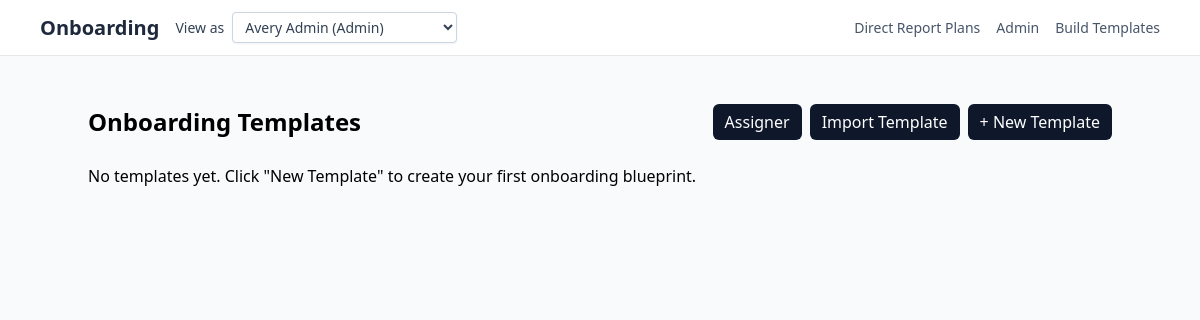
The page /templates on the database as committed earlier.
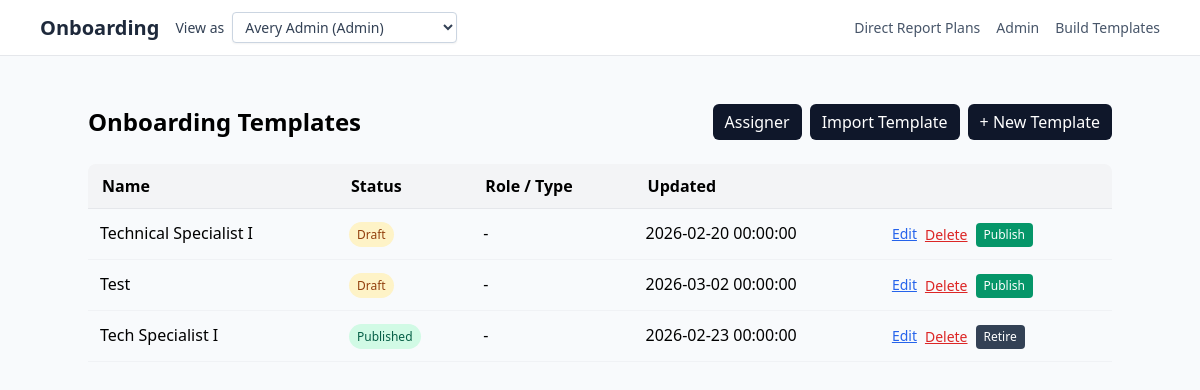
The same page on the database as committed later.
### Onboarding/models.py (models this page shows, shortened)
class OnboardingTemplate(db.Model):
    __tablename__ = "onboarding_templates"
    id = db.Column(db.Integer, primary_key=True)
    name = db.Column(db.String(200), nullable=False)
    description = db.Column(db.Text, nullable=True)
    status = db.Column(
        db.String(32),
        nullable=False,
        default=TemplateStatusEnum.DRAFT.value,
    )
    target_role = db.Column(db.String(120), nullable=True)  # e.g. 'Engineer'
    department = db.Column(db.String(120), nullable=True)
    location = db.Column(db.String(120), nullable=True)
    estimated_duration_days = db.Column(db.Integer, nullable=True)
    version = db.Column(db.String(50), nullable=True)
    created_by_id = db.Column(db.Integer, db.ForeignKey("users.id"), nullable=True)
    created_by = db.relationship("User", backref="created_templates")
    created_at = db.Column(db.DateTime, nullable=False, default=date.today)
    updated_at = db.Column(
        db.DateTime,
        nullable=False,
        default=date.today,
        onupdate=date.today,
    )
    sections = db.relationship(
        "TemplateSection",
        back_populates="template",
        lazy="selectin",
        cascade="all, delete-orphan",
        order_by="TemplateSection.order_index.asc()",
    )

### app.py (the view)
@app.get("/templates")
def templates_dashboard():
    user = current_user()
    require_builder_or_admin(user)
    templates = OnboardingTemplate.query.order_by(
        OnboardingTemplate.status.asc(),
        OnboardingTemplate.name.asc(),
    ).all()
    return render_template(
        "templates_dashboard.html",
        user=user,
        templates=templates,
    )

### app.py (called while the page is built, shortened)
def current_user() -> User:
    email = (
        request.headers.get("X-User-Email")
        or request.args.get("as_user")
        or session.get("as_user")
    )
    query = User.query.options(selectinload(User.onboarding_plan))
    user = query.order_by(User.id.asc()).first()
    if not user:
        abort(404, description="No users available")
    return user

def require_builder_or_admin(user: User):
    allowed = {RoleEnum.BUILDER.value, RoleEnum.ADMIN.value}
    if user.role not in allowed:
        abort(403)

@app.context_processor
def inject_markdown_renderer():
    return dict(render_markdown=render_markdown)

@app.context_processor
def inject_user():
    u = session.get("user")
    return {"user": u or {"role": "guest"}}

@app.context_processor
def inject_user_switcher():
    users = User.query.order_by(User.role.asc(), User.full_name.asc()).all()
    active_user = None
    try:
        active_user = current_user()
    except Exception:
        active_user = None
    return {
        "switchable_users": users,
        "nav_current_user": active_user,
    }

### templates/templates_dashboard.html
{% extends "base.html" %}
{% block content %}
  <div class="max-w-5xl mx-auto py-8">
    <div class="flex items-center justify-between mb-6">
      <h1 class="text-2xl font-bold">Onboarding Templates</h1>
      <div class="flex items-center gap-2">
        <a href="{{ url_for('assign_plan') }}" class="btn btn-primary">
          Assigner
        </a>
        {% if user.role in ["builder", "admin"] %}
          <a href="{{ url_for('import_template_form') }}"
             class="btn btn-primary">
            Import Template
          </a>
          <a href="{{ url_for('new_template_form') }}"
             class="btn btn-primary">
            + New Template
          </a>
        {% endif %}
      </div>
    </div>
    {% if templates %}
      <table class="table">
        <thead>
          <tr>
            <th>Name</th>
            <th>Status</th>
            <th>Role / Type</th>
            <th>Updated</th>
            <th></th>
          </tr>
        </thead>
        <tbody>
          {% for tpl in templates %}
            <tr>
              <td>{{ tpl.name }}</td>
              <td>
                {% if tpl.status == "published" %}
                  <span class="px-2 py-1 rounded-full text-xs bg-emerald-100 text-emerald-800">
                    Published
                  </span>
                {% elif tpl.status == "retired" %}
                  <span class="px-2 py-1 rounded-full text-xs bg-slate-200 text-slate-800">
                    Retired
                  </span>
                {% else %}
                  <span class="px-2 py-1 rounded-full text-xs bg-amber-100 text-amber-800">
                    Draft
                  </span>
                {% endif %}
              </td>
              <td>{{ tpl.target_role or "-" }}</td>
              <td>{{ tpl.updated_at or "" }}</td>
              <td>
                <div class="flex items-center gap-2">
                  <a href="{{ url_for('edit_template', template_id=tpl.id) }}"
                    class="text-blue-600 underline text-sm">
                    Edit
                  </a>
                  {% if user.role in ["builder", "admin"] %}
                    <form method="post"
                          action="{{ url_for('delete_template', template_id=tpl.id) }}"
                          style="display:inline;"
                          onsubmit="return confirm('This action cannot be undone. Are you sure you want to delete this template?');">
                      <button type="submit"
                              class="text-red-600 underline text-sm">
                        Delete
                      </button>
                    </form>
                    {% if tpl.status == "draft" %}
                      <form method="post"
                            action="{{ url_for('publish_template', template_id=tpl.id) }}"
                            style="display:inline;">
                        <button type="submit"
                                class="text-xs px-2 py-1 rounded bg-emerald-600 text-white">
                          Publish
                        </button>
                      </form>
                    {% elif tpl.status == "published" %}
                      <form method="post"
                            action="{{ url_for('retire_template', template_id=tpl.id) }}"
                            style="display:inline;">
                        <button type="submit"
                                class="text-xs px-2 py-1 rounded bg-slate-700 text-white">
                          Retire
                        </button>
                      </form>
                    {% endif %}
                  {% endif %}
                </div>
              </td>
            </tr>
          {% endfor %}
        </tbody>
      </table>
    {% else %}
      <p>No templates yet. Click "New Template" to create your first onboarding blueprint.</p>
    {% endif %}
  </div>
{% endblock %}

### templates/base.html (shortened to what this page needs)
<!doctype html>
<html lang="en">
<head>
  <script src="https://cdn.tailwindcss.com"></script>
  <link rel="stylesheet" href="{{ url_for('static', filename='site.css') }}?v={{ build_ts }}">
</head>
<body class="bg-slate-50 min-h-screen">
  <nav class="bg-white border-b sticky top-0 z-10">
    <div class="max-w-6xl mx-auto px-4 py-3 flex items-center gap-4">
      <a href="/weeks" class="text-xl font-semibold text-slate-800">Onboarding</a>
      {% if switchable_users %}
      <form method="get" action="{{ request.path }}" class="flex items-center gap-2 text-sm text-slate-700">
        <label for="user-switch" class="font-medium">View as</label>
        <select
          id="user-switch"
          name="as_user"
          class="rounded border border-slate-300 bg-white px-2 py-1 text-sm text-slate-700 shadow-sm"
          onchange="this.form.submit()"
        >
          {% for switch_user in switchable_users %}
          <option value="{{ switch_user.email }}" {% if nav_current_user and switch_user.id == nav_current_user.id %}selected{% endif %}>
            {{ switch_user.full_name }} ({{ switch_user.role | capitalize }})
          </option>
          {% endfor %}
        </select>
      </form>
      {% endif %}
      <div class="ml-auto flex items-center gap-4 text-sm text-slate-600">
        {% if user is defined and user and user.role in ["manager", "admin"] %}
          <a href="{{ url_for('manager_plans', v=build_ts) }}"
            class="hover:text-slate-900">
            Direct Report Plans
          </a>
        {% endif %}
        {% if user.role == "admin" %}
          <a href="/admin/overview?v={{ build_ts }}"
            class="hover:text-slate-900">
            Admin
          </a>
        {% endif %}
        {% if user.role in ["builder", "admin"] %}
          <a href="/templates?v={{ build_ts }}"
            class="hover:text-slate-900">
            Build Templates
          </a>
        {% endif %}
      </div>
    </div>
  </nav>
  <main class="max-w-6xl mx-auto p-4">
    {% block content %}{% endblock %}
  </main>
</body>
</html>

### Onboarding/static/site.css (style rules this page uses)
.table { width: 100%; border-collapse: separate; border-spacing: 0; }
.table thead tr { background: #f3f4f6; }
.table thead th { text-align: left; vertical-align: middle; font-weight: 700; padding: 12px 14px; border-bottom: 1px solid #e5e7eb; line-height: 1.25rem; }
.table thead th:first-child { border-top-left-radius: 8px; }
.table thead th:last-child { border-top-right-radius: 8px; }
.table tbody td { padding: 12px; border-bottom: 1px solid #f0f2f5; vertical-align: top; }
.btn { display: inline-block; padding: 6px 12px; border-radius: 6px; border: 0; cursor: pointer; text-align: center; vertical-align: middle; }
.btn-primary { background: #0f172a; color: #fff; }

Rows that differ between the two databases and show on the page:
added OnboardingTemplate: name "Technical Specialist I", status "Draft", target_role "-", updated_at "2026-02-20 00:00:00"
added OnboardingTemplate: name "Test", status "Draft", target_role "-", updated_at "2026-03-02 00:00:00"
added OnboardingTemplate: name "Tech Specialist I", status "Published", target_role "-", updated_at "2026-02-23 00:00:00"
Other text that changed with them:
text no longer shown: "No templates yet. Click \"New Template\" to create your first onboarding blueprint."
text now shown: "Name Status Role / Type Updated"
